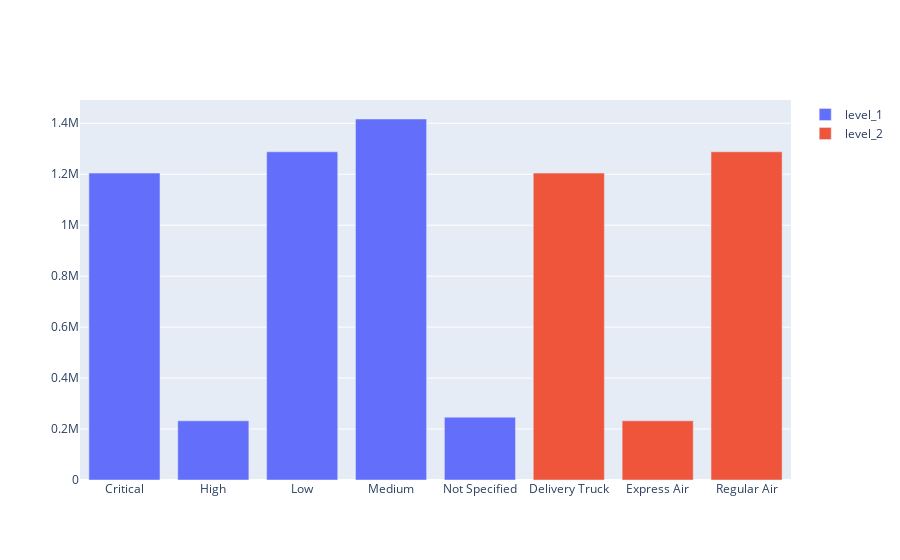

Notebook code for this chart:
### Code cell
figure_3 = go.Figure(data=[
    go.Bar(x=level1,y=sales_values, name='level_1'),
    go.Bar(x=level2,y=sales_values, name='level_2')
    ]
    )
figure_3.update_layout(barmode='group')
figure_3.show()

### Figure 1 — Plotly figure (JSON) as saved in the notebook; plotly's stock layout.template omitted (floating-point values rounded to 4 significant figures)
{"data": [{"name": "level_1", "type": "bar", "x": ["Critical", "High", "Low", "Medium", "Not Specified"], "y": [1204000.0, 232300.0, 1288000.0, 1417000.0, 246600.0, 1604000.0, 1431000.0, 217800.0, 1634000.0, 1042000.0, 280400.0, 1540000.0, 1130000.0, 207300.0, 1441000.0]}, {"name": "level_2", "type": "bar", "x": ["Delivery Truck", "Express Air", "Regular Air"], "y": [1204000.0, 232300.0, 1288000.0, 1417000.0, 246600.0, 1604000.0, 1431000.0, 217800.0, 1634000.0, 1042000.0, 280400.0, 1540000.0, 1130000.0, 207300.0, 1441000.0]}], "layout": {"barmode": "group"}}
